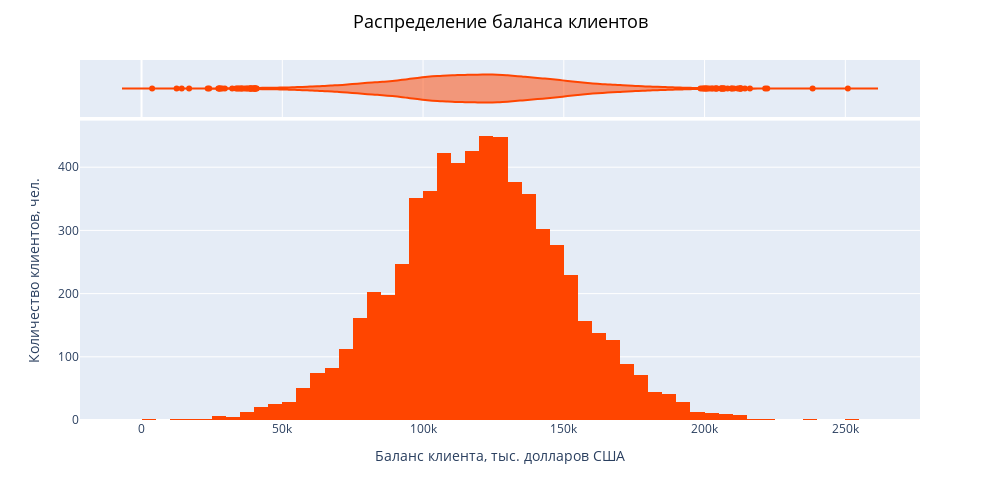

The cell this chart's notebook holds for it:
### Markdown cell above
## Вариант графика 2

### Code cell
# Строим график:
fig = px.histogram(
    balance_df,
    x='Balance',
    marginal='violin', # добавочный график для визуализации разброса
    nbins=70, # устанавливаем количество колонок графика
    width=1000,
    height=500,
    color_discrete_sequence=['Orangered'],
)

# Устанавливаем название графика, размеры текста и наименование осей:
fig.update_layout(
    title={
        'text': "Распределение баланса клиентов",
        'y':0.97,
        'x':0.5,
        'xanchor': 'center',
        'yanchor': 'top'
        },
    title_font={
        'size':18,
        'color':"black"
        },
    xaxis_title='Баланс клиента, тыс. долларов США',
    yaxis_title='Количество клиентов, чел.'
)

fig.show()

# Выполним дополнительный рассчёт и
# определим количество клиентов исходя из заданных диапазонов баланса:
filter_1 = churn_df[churn_df['Balance']<=2500]
filter_2 = churn_df[(churn_df['Balance']>=2500) & (churn_df['Balance']<=100000)]
filter_3 = churn_df[(churn_df['Balance']>=100000) & (churn_df['Balance']<=140000)]
filter_4 = churn_df[churn_df['Balance']> 140000]
print(f'''Количество клиентов c балансом до 2500$: {len(filter_1)} клиентов \n
от 2500$ до 100000$: {len(filter_2)} клиентов\n
от 100000$ до 140000$: {len(filter_3)} клиентов\n
более 140000$: {len(filter_4)} клиентов''')

### Figure 1 — Plotly figure (JSON) as saved in the notebook; plotly's stock layout.template omitted (floating-point values rounded to 4 significant figures; data arrays with more than 128 entries replaced by an {"elided": "..."} marker saying what was removed)
{"data": [{"alignmentgroup": "True", "bingroup": "x", "hovertemplate": "Balance=%{x}<br>count=%{y}<extra></extra>", "legendgroup": "", "marker": {"color": "Orangered", "pattern": {"shape": ""}}, "name": "", "nbinsx": 70, "offsetgroup": "", "orientation": "v", "showlegend": false, "type": "histogram", "x": {"elided": "6383 float values"}, "xaxis": "x", "yaxis": "y"}, {"alignmentgroup": "True", "hovertemplate": "Balance=%{x}<extra></extra>", "legendgroup": "", "marker": {"color": "Orangered"}, "name": "", "offsetgroup": "", "scalegroup": "x", "showlegend": false, "type": "violin", "x": {"elided": "6383 float values"}, "xaxis": "x2", "yaxis": "y2"}], "layout": {"barmode": "relative", "height": 500, "legend": {"tracegroupgap": 0}, "margin": {"t": 60}, "title": {"font": {"color": "black", "size": 18}, "text": "Распределение баланса клиентов", "x": 0.5, "xanchor": "center", "y": 0.97, "yanchor": "top"}, "width": 1000, "xaxis": {"anchor": "y", "domain": [0, 1], "title": {"text": "Баланс клиента, тыс. долларов США"}}, "xaxis2": {"anchor": "y2", "domain": [0, 1], "matches": "x", "showgrid": true, "showticklabels": false}, "yaxis": {"anchor": "x", "domain": [0, 0.8316], "title": {"text": "Количество клиентов, чел."}}, "yaxis2": {"anchor": "x2", "domain": [0.8416, 1], "matches": "y2", "showgrid": false, "showline": false, "showticklabels": false, "ticks": ""}}}
